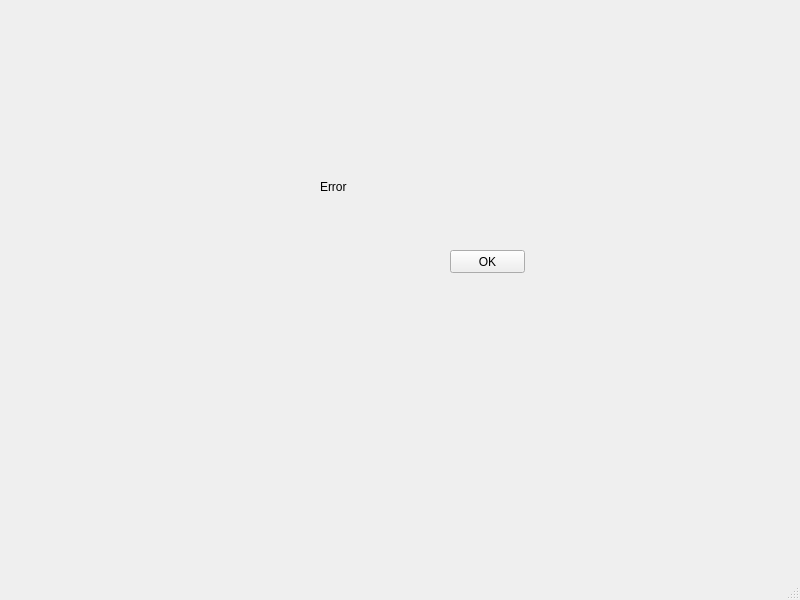
<?xml version="1.0" encoding="UTF-8"?>
<ui version="4.0">
 <class>MainWindow</class>
 <widget class="QMainWindow" name="MainWindow">
  <property name="geometry">
   <rect>
    <x>0</x>
    <y>0</y>
    <width>800</width>
    <height>600</height>
   </rect>
  </property>
  <property name="windowTitle">
   <string>MainWindow</string>
  </property>
  <widget class="QWidget" name="centralwidget">
   <widget class="QPushButton" name="pushButton">
    <property name="geometry">
     <rect>
      <x>450</x>
      <y>250</y>
      <width>75</width>
      <height>23</height>
     </rect>
    </property>
    <property name="text">
     <string>OK</string>
    </property>
   </widget>
   <widget class="QLabel" name="label">
    <property name="geometry">
     <rect>
      <x>320</x>
      <y>180</y>
      <width>47</width>
      <height>13</height>
     </rect>
    </property>
    <property name="text">
     <string>Error</string>
    </property>
   </widget>
  </widget>
  <widget class="QMenuBar" name="menubar">
   <property name="geometry">
    <rect>
     <x>0</x>
     <y>0</y>
     <width>800</width>
     <height>21</height>
    </rect>
   </property>
  </widget>
  <widget class="QStatusBar" name="statusbar"/>
 </widget>
 <resources/>
 <connections/>
</ui>
